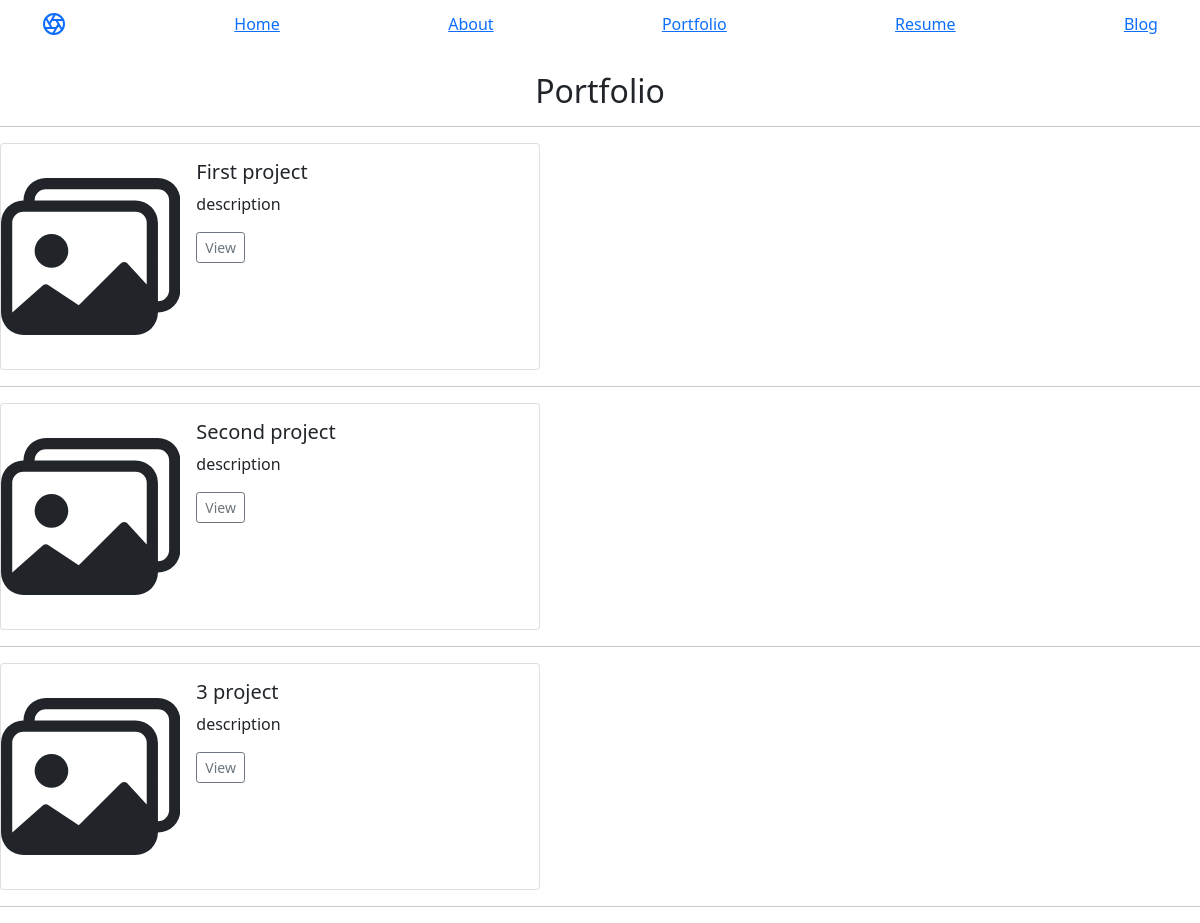
Page /portfolio on the earlier database version.
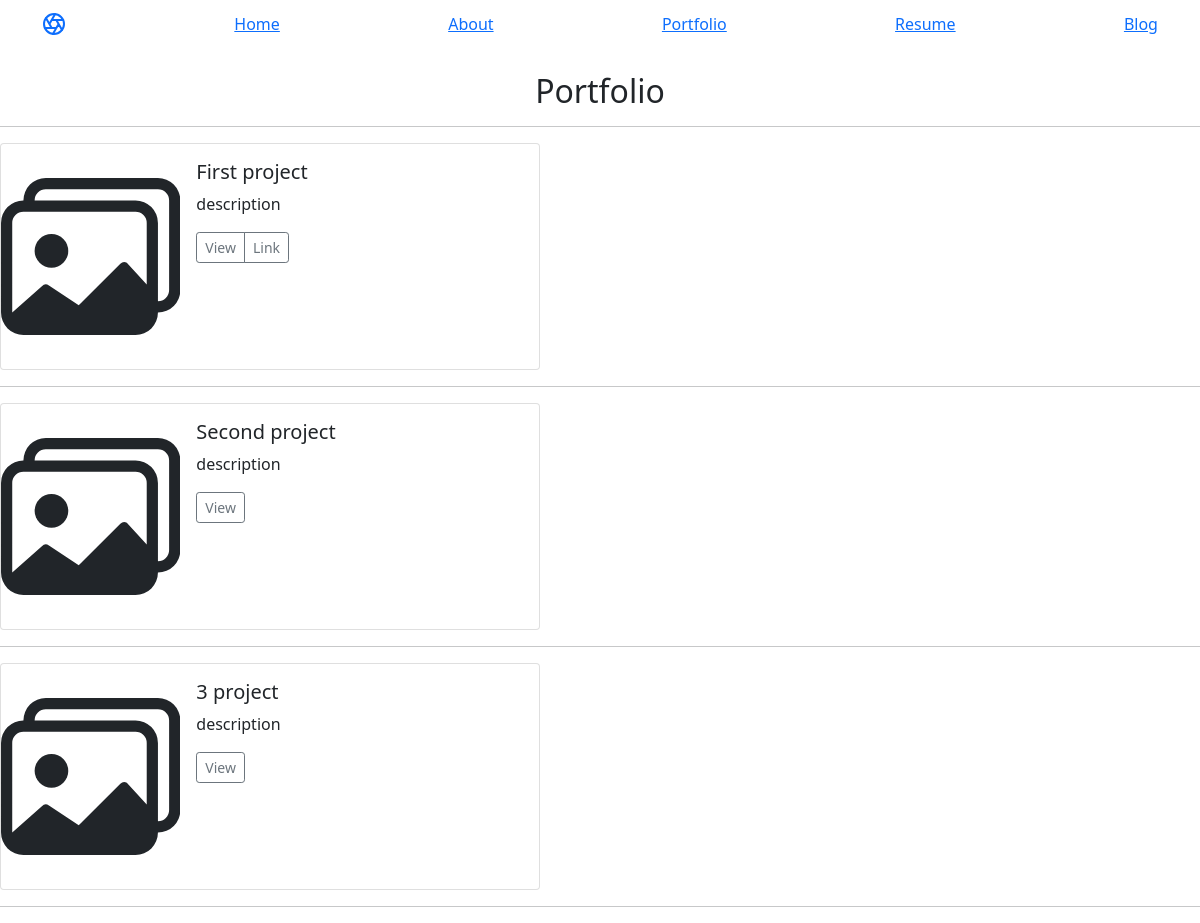
Same page on the later database version.
### portfolio/models.py (models this page shows, shortened)
class Project(models.Model):
    title = models.CharField(max_length = 100)
    description = models.CharField(max_length = 250, blank = True)
    image = models.ImageField(upload_to='portfolio/images')
    url = models.URLField(blank = True)

### portfolio/views.py (the view)
# urls.py: path('', include('portfolio.urls')),
def portfolio(request):
    projects = Project.objects.all()
    return render(request, 'portfolio/portfolio.html', {'projects': projects})

### portfolio/templates/portfolio/portfolio.html (shortened to what this page needs)
{%  extends 'portfolio/base.html'  %}
{%  block content  %}
<br>
<h2 class="text-center">Portfolio</h2>
<hr class="featurette-divider">
{%  for project in projects  %}
<div class="card mb-3" style="max-width: 540px;">
  <div class="row g-0">
    <div class="col-md-4">
    </div>
    <div class="col-md-8">
      <div class="card-body">
        <h5 class="card-title">{{  project.title  }}</h5>
        <p class="card-text">{{  project.description  }}</p>
        <div class="d-flex justify-content-between align-items-center">
          <div class="btn-group">
            <a class="btn btn-sm btn-outline-secondary" href="{%  url 'portfolio:detail' project.id  %}" role="button">View</a>
            {%  if project.url  %}
            <a class="btn btn-sm btn-outline-secondary" href="{{  project.url  }}" role="button">Link</a>
            {%  endif %}
          </div>
        </div>
      </div>
    </div>
  </div>
</div>
<hr class="featurette-divider">
{%  endfor  %}
{%  endblock  %}

Differences in the rows shown:
changed Project "First project": now shows "Link"
